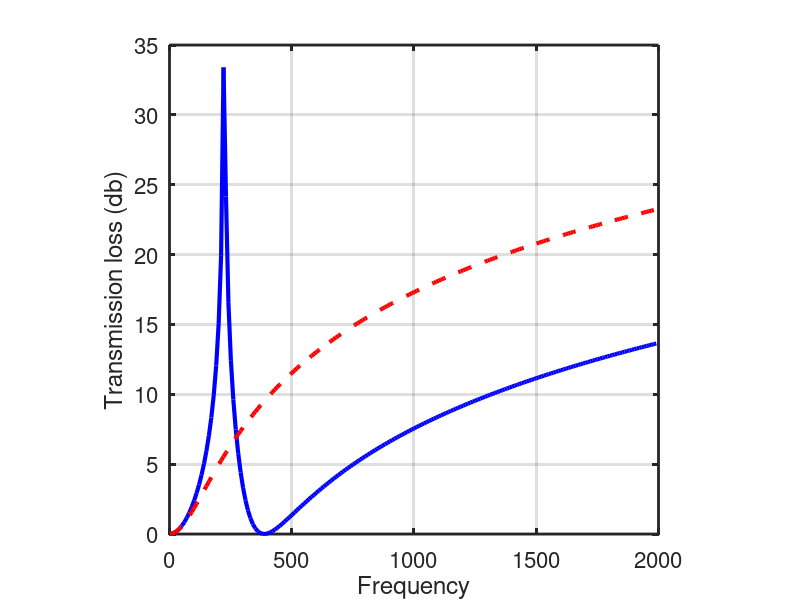
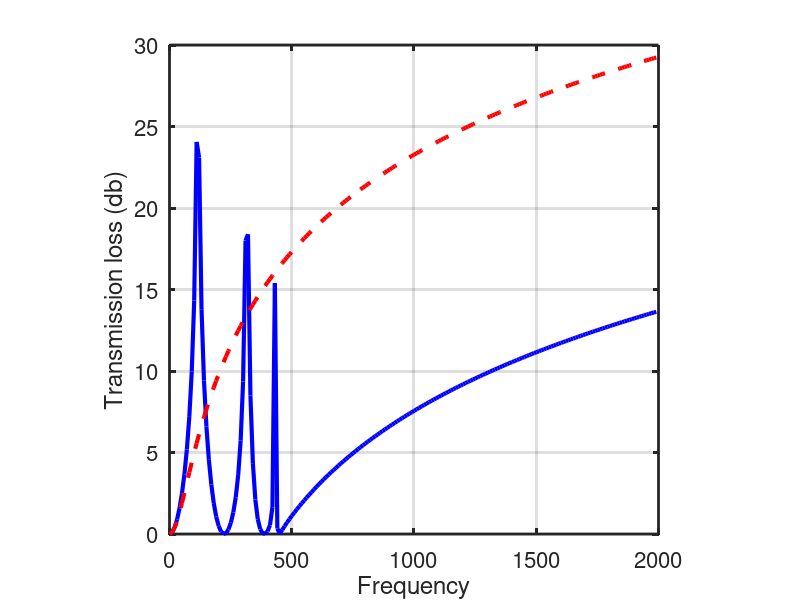
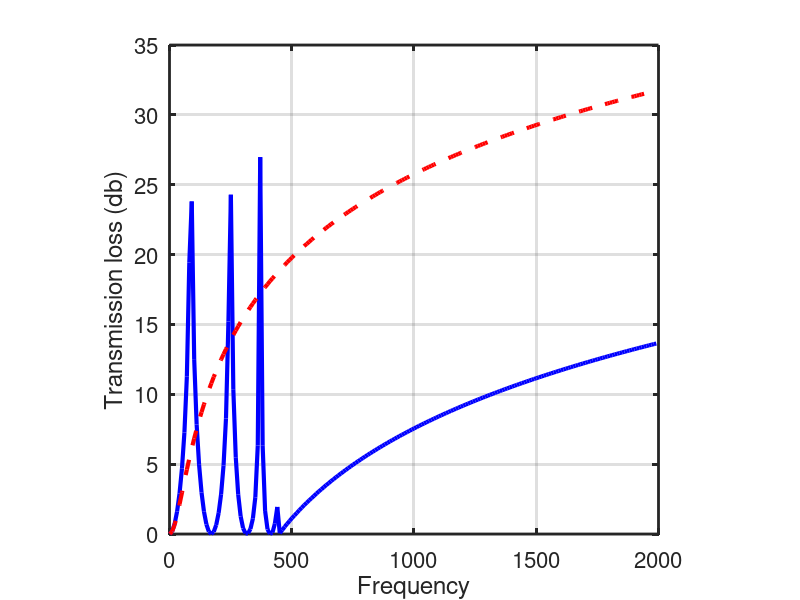
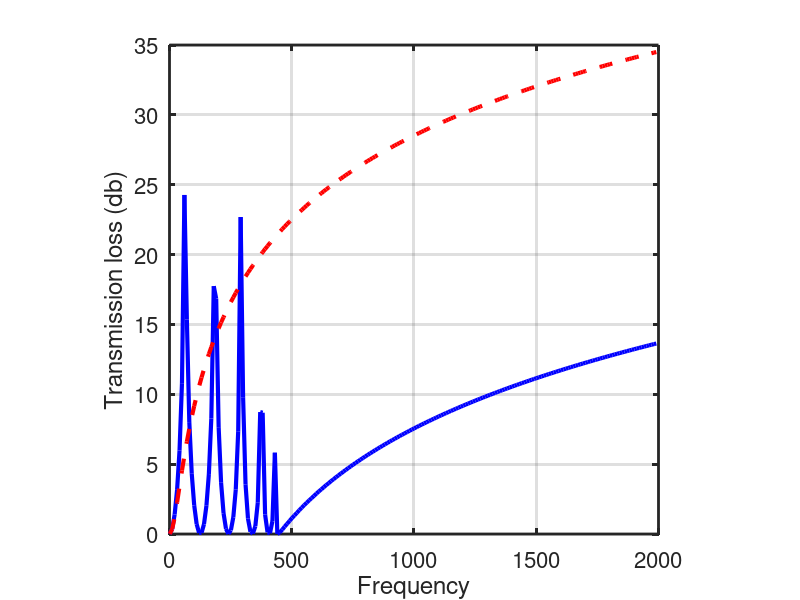

MATLAB code to generate these figures, in order:
function Springs

  seed = rand('twister');
  ii = 1;
  nval = [2 5 7 10 20 100];
%  for ii=1:length(nval)
%    figure
%    Springs2Plot(seed, ii, nval(ii), 10, 1, [0.6 0.2 0.2], 0, 0, 1);
%    Springs2Plot(seed, ii, nval(ii), 1, 1, [0 0 1], 0, 0, 1);
%    Springs2Plot(seed, ii, nval(ii), 0.1, 1, [.25 .75 .25], 0, 0, 1);
%  end
%  for ii=1:length(nval)
%    figure
%    Springs2Plot(seed, ii, nval(ii), 1, 10, [0.6 0.2 0.2], 0, 0, 1);
%    Springs2Plot(seed, ii, nval(ii), 1, 1, [0 0 1], 0, 0, 1);
%    Springs2Plot(seed, ii, nval(ii), 1, 0.1, [.25 .75 .25], 0, 0, 1);
%  end
%  for ii=1:length(nval)
%    figure
%    %Springs2Plot(seed, ii, nval(ii), 1, 1, [0.0 0.0 1.0], 1, 0, 1);
%    %Springs2Plot(seed, ii, nval(ii), 1, 1, [0.25 0.75 0.25], 0, 0, 1);
%    Springs2Plot(seed, ii, nval(ii), 1, 1, [0.0 0.0 1.0], 0, 1, 1);
%    Springs2Plot(seed, ii, nval(ii), 1, 1, [0.25 0.75 0.25], 0, 0, 1);
%  end
  for ii=1:length(nval)
    figure
    Springs2Plot(seed, ii, nval(ii), 1, 1, [0.0 0.0 1.0], 0, 0, 0);
  end
%
% n = number of masses
%
function Springs2Plot(seed, plotnum, n, Kfac, Mfac, color, varyK, varyM, scale)

  %K = 10^5*(1-0.5*i)*Kfac;
  %K = 10^5*(1-0.3*i)*Kfac;
  K = 10^5*Kfac;
  if (varyK == 1) 
    K_plus = 2.00*K;
    K_minus = 0.1*K;
    %K_plus = 10*K;
    %K_minus = 0.1*K;
    rand('twister', seed);
    k = K_minus + (K_plus - K_minus).*rand(n+1,1);
  else
    k = K*ones(n+1,1);
  end

  % Scale
  if (scale ==1)
    k = (n+1)/2*k;
  end
  
  G = 0.1*K;
  M0 = 2*Mfac;
  m0 = 1*Mfac;
  M = 1*Mfac;
  if (varyM == 1)
    %M_plus = 1.10*M;
    %M_minus = 0.90*M;
    M_plus = 3*M;
    M_minus = 0.01*M;
    rand('twister', seed);
    m1 = M_minus + (M_plus - M_minus).*rand(n,1);
  else
    m1 = M*ones(n,1);
  end

  % Scale
  if (scale ==1)
    m0 = m0/n;
    m1 = 1/n*m1;
  end

  u = 1.0;
  f_inp = 1;
  %omega = 1:0.01:100;
  omega = 1:10:2000;
  %omega = 1:10:3000;
  %omega = 1:10:5000;
  %omega = [1 100];

  for ii=1:length(omega)
    [TL(ii), u_sol(ii), m_u(ii)] = calcTL(M0, G, m0, m1, k, n, omega(ii), u, f_inp);
    [TL_mass(ii)] = calcMassTL(M0, m0, m1, n, omega(ii));
  end 
  figure(plotnum)
  p1 = plot(omega, TL); hold on;
  p2 = plot(omega, TL_mass, 'r--');
  set(p1, 'LineWidth', 3, 'Color', color);
  set(p2, 'LineWidth', 3);
  %set(p2, 'LineWidth', 3, 'Color', color);
  xlabel('Frequency', 'FontSize', 16);
  ylabel('Transmission loss (db)', 'FontSize', 16);
  set(gca, 'LineWidth', 2, 'FontSize', 16);
  %set(gca, 'YLim', [0 20]);
  grid on
  axis square
  filenum = num2str(n);
  filename = strcat('TLSpringMassNoScale',filenum,'.eps');
  print(gcf, '-depsc', filename);
  %print -depsc TLSpringMass.eps
  %figure
  %semilogy(omega, u_sol);
  %figure
  %p3 = plot(omega, m_u/M0);
  %set(p3, 'LineWidth', 3, 'Color', color); hold on;
  %xlabel('Frequency', 'FontSize', 16);
  %ylabel('Effective mass (M_{eff}/M_0)', 'FontSize', 16);
  %set(gca, 'LineWidth', 2, 'FontSize', 16);
  %set(gca, 'YLim', [-5 5]);
  %axis square
  %grid on
  %filenum = num2str(n);
  %filename = strcat('EffMassStiff',filenum,'.eps');
  %print(gcf, '-depsc', filename);
  %print -depsc EffMass.eps
  %plot(omega, log(abs(m_u)));

function [R_tl, u_sol, m_u] = calcTL(M0, G, m0, m1, k, n, omega, u, f_inp)

  for jj=1:n
    omega0 = sqrt(2*G/m1(jj));
    %m(jj) = m0 + (omega0^2/(omega0^2-omega^2))*m1(jj);
    m(jj) = m0 + m1(jj);
  end

  K = zeros(n,n);
  f = zeros(n,1);

  alpha = k(1)+k(2) - m(1)*omega^2;
  if (n == 1)
    K(1,1) = alpha;
    f(1) = (k(1)+k(n+1))*u;
  else
    K(1,1) = alpha;
    K(1,2) = -k(2);
    for ii=2:n-1
      alpha = k(ii)+k(ii+1) - m(ii)*omega^2;
      K(ii,ii-1) = -k(ii);
      K(ii,ii) = alpha;
      K(ii,ii+1) = -k(ii+1);
    end
    %k(n+1) = k(n+1)/2;
    alpha = k(n)+k(n+1) - m(n)*omega^2;
    K(n,n-1) = -k(n);
    K(n,n) = alpha;
    f(1) = k(1)*u;
    f(n) = k(n+1)*u;
    %f(n) = k(n+1)*(-u);
    %f(n) = 0;
  end
  
  Kinv = inv(K);
  
  uvec = Kinv*f;
  
  m_u = M0;
  for ii=1:n
    m_u = m_u + m(ii)*uvec(ii)/u;
  end
  
  u_sol = -f_inp/(m_u*omega^2);
  
  v_sol = -i*omega*u_sol;
  
  z = f_inp/v_sol;
  
  rho = 1.2;
  c = 344;
  R_tl = 20*log10(abs(1 + 0.5*z/(rho*c)));
  
function [R_mass] = calcMassTL(M0, m0, m1, n, omega)

  mass = M0;
  for ii=1:n
    mass = mass + m0 + m1(ii);
  end
  z = i*omega*mass;

  rho = 1.2;
  c = 344;
  R_mass = 20*log10(abs(1 + 0.5*z/(rho*c)));
